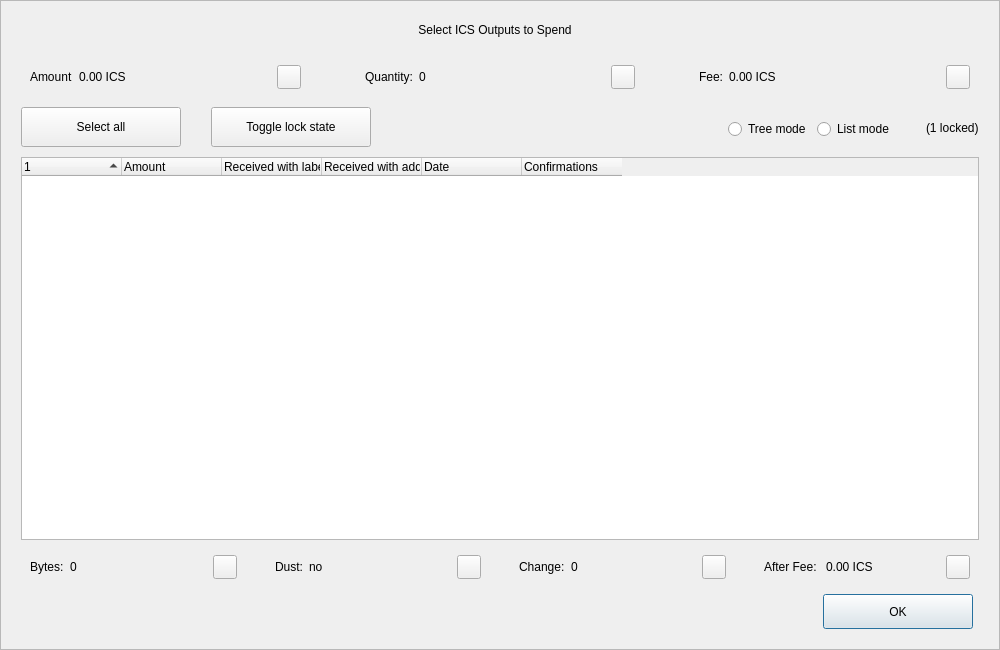
<?xml version="1.0" encoding="UTF-8"?>
<ui version="4.0">
 <class>CoinControlDialog</class>
 <widget class="QDialog" name="CoinControlDialog">
  <property name="geometry">
   <rect>
    <x>0</x>
    <y>0</y>
    <width>1000</width>
    <height>650</height>
   </rect>
  </property>
  <property name="minimumSize">
   <size>
    <width>950</width>
    <height>650</height>
   </size>
  </property>
  <property name="windowTitle">
   <string>Coin Selection</string>
  </property>
  <property name="styleSheet">
   <string notr="true"/>
  </property>
  <layout class="QVBoxLayout" name="verticalLayout">
   <property name="spacing">
    <number>0</number>
   </property>
   <property name="leftMargin">
    <number>0</number>
   </property>
   <property name="topMargin">
    <number>0</number>
   </property>
   <property name="rightMargin">
    <number>0</number>
   </property>
   <property name="bottomMargin">
    <number>0</number>
   </property>
   <item>
    <widget class="QFrame" name="frameContainer">
     <property name="toolTipDuration">
      <number>0</number>
     </property>
     <property name="frameShape">
      <enum>QFrame::StyledPanel</enum>
     </property>
     <property name="frameShadow">
      <enum>QFrame::Raised</enum>
     </property>
     <layout class="QVBoxLayout" name="verticalLayout_2">
      <property name="leftMargin">
       <number>0</number>
      </property>
      <property name="rightMargin">
       <number>0</number>
      </property>
      <property name="bottomMargin">
       <number>20</number>
      </property>
      <item>
       <layout class="QHBoxLayout" name="horizontalLayout_12">
        <property name="spacing">
         <number>0</number>
        </property>
        <property name="leftMargin">
         <number>20</number>
        </property>
        <property name="rightMargin">
         <number>30</number>
        </property>
        <item>
         <spacer name="horizontalSpacer_4">
          <property name="orientation">
           <enum>Qt::Horizontal</enum>
          </property>
          <property name="sizeHint" stdset="0">
           <size>
            <width>40</width>
            <height>20</height>
           </size>
          </property>
         </spacer>
        </item>
        <item>
         <widget class="QLabel" name="labelTitle">
          <property name="minimumSize">
           <size>
            <width>0</width>
            <height>40</height>
           </size>
          </property>
          <property name="maximumSize">
           <size>
            <width>16777215</width>
            <height>40</height>
           </size>
          </property>
          <property name="text">
           <string>Select ICS Outputs to Spend</string>
          </property>
          <property name="alignment">
           <set>Qt::AlignCenter</set>
          </property>
          <property name="margin">
           <number>7</number>
          </property>
         </widget>
        </item>
        <item>
         <spacer name="horizontalSpacer_5">
          <property name="orientation">
           <enum>Qt::Horizontal</enum>
          </property>
          <property name="sizeHint" stdset="0">
           <size>
            <width>40</width>
            <height>20</height>
           </size>
          </property>
         </spacer>
        </item>
       </layout>
      </item>
      <item>
       <layout class="QHBoxLayout" name="horizontalLayout_8">
        <property name="leftMargin">
         <number>20</number>
        </property>
        <property name="rightMargin">
         <number>20</number>
        </property>
        <item>
         <widget class="QWidget" name="layoutAmount" native="true">
          <layout class="QHBoxLayout" name="horizontalLayout_9" stretch="0,1,0">
           <item>
            <widget class="QLabel" name="labelCoinControlAmountText">
             <property name="text">
              <string>Amount</string>
             </property>
            </widget>
           </item>
           <item>
            <widget class="QLabel" name="labelCoinControlAmount">
             <property name="text">
              <string>0.00 ICS</string>
             </property>
            </widget>
           </item>
           <item alignment="Qt::AlignHCenter|Qt::AlignVCenter">
            <widget class="QPushButton" name="pushButtonAmount">
             <property name="minimumSize">
              <size>
               <width>0</width>
               <height>24</height>
              </size>
             </property>
             <property name="maximumSize">
              <size>
               <width>24</width>
               <height>26</height>
              </size>
             </property>
             <property name="focusPolicy">
              <enum>Qt::NoFocus</enum>
             </property>
             <property name="styleSheet">
              <string notr="true">padding-bottom:2px;
padding-right:4px;</string>
             </property>
             <property name="text">
              <string/>
             </property>
            </widget>
           </item>
          </layout>
         </widget>
        </item>
        <item>
         <spacer name="horizontalSpacer_2">
          <property name="orientation">
           <enum>Qt::Horizontal</enum>
          </property>
          <property name="sizeType">
           <enum>QSizePolicy::Fixed</enum>
          </property>
          <property name="sizeHint" stdset="0">
           <size>
            <width>40</width>
            <height>20</height>
           </size>
          </property>
         </spacer>
        </item>
        <item>
         <widget class="QWidget" name="layoutQuantity" native="true">
          <layout class="QHBoxLayout" name="horizontalLayout_10" stretch="0,1,0">
           <item>
            <widget class="QLabel" name="labelCoinControlQuantityText">
             <property name="text">
              <string>Quantity:</string>
             </property>
            </widget>
           </item>
           <item>
            <widget class="QLabel" name="labelCoinControlQuantity">
             <property name="text">
              <string>0</string>
             </property>
            </widget>
           </item>
           <item alignment="Qt::AlignHCenter|Qt::AlignVCenter">
            <widget class="QPushButton" name="pushButtonQuantity">
             <property name="minimumSize">
              <size>
               <width>0</width>
               <height>24</height>
              </size>
             </property>
             <property name="maximumSize">
              <size>
               <width>24</width>
               <height>26</height>
              </size>
             </property>
             <property name="focusPolicy">
              <enum>Qt::NoFocus</enum>
             </property>
             <property name="styleSheet">
              <string notr="true">padding-bottom:2px;
               padding-right:4px;</string>
             </property>
             <property name="text">
              <string/>
             </property>
            </widget>
           </item>
          </layout>
         </widget>
        </item>
        <item>
         <spacer name="horizontalSpacer_22">
          <property name="orientation">
           <enum>Qt::Horizontal</enum>
          </property>
          <property name="sizeType">
           <enum>QSizePolicy::Fixed</enum>
          </property>
          <property name="sizeHint" stdset="0">
           <size>
            <width>40</width>
            <height>20</height>
           </size>
          </property>
         </spacer>
        </item>
        <item>
         <widget class="QWidget" name="layoutFee" native="true">
          <layout class="QHBoxLayout" name="horizontalLayout_11" stretch="0,1,0">
           <item>
            <widget class="QLabel" name="labelCoinControlFeeText">
             <property name="text">
              <string>Fee:</string>
             </property>
            </widget>
           </item>
           <item>
            <widget class="QLabel" name="labelCoinControlFee">
             <property name="text">
              <string>0.00 ICS</string>
             </property>
            </widget>
           </item>
           <item alignment="Qt::AlignHCenter|Qt::AlignVCenter">
            <widget class="QPushButton" name="pushButtonFee">
             <property name="minimumSize">
              <size>
               <width>0</width>
               <height>24</height>
              </size>
             </property>
             <property name="maximumSize">
              <size>
               <width>24</width>
               <height>26</height>
              </size>
             </property>
             <property name="focusPolicy">
              <enum>Qt::NoFocus</enum>
             </property>
             <property name="styleSheet">
              <string notr="true">padding-bottom:2px;
               padding-right:4px;</string>
             </property>
             <property name="text">
              <string/>
             </property>
            </widget>
           </item>
          </layout>
         </widget>
        </item>
       </layout>
      </item>
      <item>
       <widget class="QFrame" name="frame">
        <property name="minimumSize">
         <size>
          <width>0</width>
          <height>40</height>
         </size>
        </property>
        <property name="styleSheet">
         <string notr="true">#frame {
	border:0;
}</string>
        </property>
        <property name="frameShape">
         <enum>QFrame::StyledPanel</enum>
        </property>
        <property name="frameShadow">
         <enum>QFrame::Sunken</enum>
        </property>
        <layout class="QHBoxLayout" name="horizontalLayout">
         <property name="spacing">
          <number>0</number>
         </property>
         <property name="leftMargin">
          <number>20</number>
         </property>
         <property name="topMargin">
          <number>0</number>
         </property>
         <property name="rightMargin">
          <number>20</number>
         </property>
         <property name="bottomMargin">
          <number>0</number>
         </property>
         <item>
          <layout class="QHBoxLayout" name="horizontalLayoutPanel" stretch="0,0,0,0,0,0">
           <property name="spacing">
            <number>20</number>
           </property>
           <item>
            <widget class="QPushButton" name="pushButtonSelectAll">
             <property name="sizePolicy">
              <sizepolicy hsizetype="Maximum" vsizetype="Fixed">
               <horstretch>0</horstretch>
               <verstretch>0</verstretch>
              </sizepolicy>
             </property>
             <property name="minimumSize">
              <size>
               <width>160</width>
               <height>40</height>
              </size>
             </property>
             <property name="maximumSize">
              <size>
               <width>16777215</width>
               <height>40</height>
              </size>
             </property>
             <property name="text">
              <string>Select all</string>
             </property>
             <property name="checkable">
              <bool>true</bool>
             </property>
             <property name="checked">
              <bool>false</bool>
             </property>
             <property name="autoExclusive">
              <bool>false</bool>
             </property>
             <property name="autoDefault">
              <bool>false</bool>
             </property>
            </widget>
           </item>
           <item>
            <spacer name="horizontalSpacer_6">
             <property name="orientation">
              <enum>Qt::Horizontal</enum>
             </property>
             <property name="sizeType">
              <enum>QSizePolicy::Fixed</enum>
             </property>
             <property name="sizeHint" stdset="0">
              <size>
               <width>10</width>
               <height>20</height>
              </size>
             </property>
            </spacer>
           </item>
           <item>
            <widget class="QPushButton" name="pushButtonToggleLock">
             <property name="sizePolicy">
              <sizepolicy hsizetype="Maximum" vsizetype="Fixed">
               <horstretch>0</horstretch>
               <verstretch>0</verstretch>
              </sizepolicy>
             </property>
             <property name="minimumSize">
              <size>
               <width>160</width>
               <height>40</height>
              </size>
             </property>
             <property name="maximumSize">
              <size>
               <width>16777215</width>
               <height>40</height>
              </size>
             </property>
             <property name="text">
              <string>Toggle lock state</string>
             </property>
             <property name="checkable">
              <bool>true</bool>
             </property>
             <property name="autoExclusive">
              <bool>false</bool>
             </property>
             <property name="autoDefault">
              <bool>false</bool>
             </property>
            </widget>
           </item>
           <item>
            <spacer name="horizontalSpacer_7">
             <property name="orientation">
              <enum>Qt::Horizontal</enum>
             </property>
             <property name="sizeType">
              <enum>QSizePolicy::Expanding</enum>
             </property>
             <property name="sizeHint" stdset="0">
              <size>
               <width>30</width>
               <height>20</height>
              </size>
             </property>
            </spacer>
           </item>
           <item alignment="Qt::AlignRight">
            <widget class="QGroupBox" name="groupBox_2">
             <property name="styleSheet">
              <string notr="true">#groupBox_2 {
    background-color:transparent;
    border-radius:0;
}</string>
             </property>
             <property name="title">
              <string/>
             </property>
             <layout class="QHBoxLayout" name="horizontalLayout_14">
              <item>
               <widget class="QRadioButton" name="radioTreeMode">
                <property name="sizePolicy">
                 <sizepolicy hsizetype="Maximum" vsizetype="Fixed">
                  <horstretch>0</horstretch>
                  <verstretch>0</verstretch>
                 </sizepolicy>
                </property>
                <property name="text">
                 <string>Tree mode</string>
                </property>
               </widget>
              </item>
              <item>
               <widget class="QRadioButton" name="radioListMode">
                <property name="sizePolicy">
                 <sizepolicy hsizetype="Maximum" vsizetype="Fixed">
                  <horstretch>0</horstretch>
                  <verstretch>0</verstretch>
                 </sizepolicy>
                </property>
                <property name="text">
                 <string>List mode</string>
                </property>
                <property name="checked">
                 <bool>false</bool>
                </property>
               </widget>
              </item>
             </layout>
            </widget>
           </item>
           <item>
            <widget class="QLabel" name="labelLocked">
             <property name="text">
              <string>(1 locked)</string>
             </property>
            </widget>
           </item>
          </layout>
         </item>
        </layout>
       </widget>
      </item>
      <item>
       <layout class="QHBoxLayout" name="horizontalLayout_13">
        <property name="leftMargin">
         <number>20</number>
        </property>
        <property name="rightMargin">
         <number>20</number>
        </property>
        <item>
         <widget class="CoinControlTreeWidget" name="treeWidget">
          <property name="contextMenuPolicy">
           <enum>Qt::CustomContextMenu</enum>
          </property>
          <property name="styleSheet">
           <string notr="true"/>
          </property>
          <property name="sortingEnabled">
           <bool>false</bool>
          </property>
          <property name="columnCount">
           <number>6</number>
          </property>
          <attribute name="headerShowSortIndicator" stdset="0">
           <bool>true</bool>
          </attribute>
          <attribute name="headerStretchLastSection">
           <bool>false</bool>
          </attribute>
          <column>
           <property name="text">
            <string/>
           </property>
          </column>
          <column>
           <property name="text">
            <string>Amount</string>
           </property>
          </column>
          <column>
           <property name="text">
            <string>Received with label</string>
           </property>
          </column>
          <column>
           <property name="text">
            <string>Received with address</string>
           </property>
          </column>
          <column>
           <property name="text">
            <string>Date</string>
           </property>
          </column>
          <column>
           <property name="text">
            <string>Confirmations</string>
           </property>
           <property name="toolTip">
            <string>Confirmed</string>
           </property>
          </column>
         </widget>
        </item>
       </layout>
      </item>
      <item>
       <layout class="QHBoxLayout" name="horizontalLayout_3">
        <property name="spacing">
         <number>20</number>
        </property>
        <property name="leftMargin">
         <number>20</number>
        </property>
        <property name="rightMargin">
         <number>20</number>
        </property>
        <item>
         <widget class="QWidget" name="layoutBytes" native="true">
          <layout class="QHBoxLayout" name="horizontalLayout_4" stretch="0,1,0">
           <item>
            <widget class="QLabel" name="labelCoinControlBytesText">
             <property name="text">
              <string>Bytes:</string>
             </property>
            </widget>
           </item>
           <item>
            <widget class="QLabel" name="labelCoinControlBytes">
             <property name="text">
              <string>0</string>
             </property>
            </widget>
           </item>
           <item alignment="Qt::AlignHCenter|Qt::AlignVCenter">
            <widget class="QPushButton" name="pushButtonBytes">
             <property name="minimumSize">
              <size>
               <width>0</width>
               <height>24</height>
              </size>
             </property>
             <property name="maximumSize">
              <size>
               <width>24</width>
               <height>26</height>
              </size>
             </property>
             <property name="focusPolicy">
              <enum>Qt::NoFocus</enum>
             </property>
             <property name="styleSheet">
              <string notr="true">padding-bottom:2px;
               padding-right:4px;</string>
             </property>
             <property name="text">
              <string/>
             </property>
            </widget>
           </item>
          </layout>
         </widget>
        </item>
        <item>
         <widget class="QWidget" name="layoutDust" native="true">
          <layout class="QHBoxLayout" name="horizontalLayout_5" stretch="0,1,0">
           <item>
            <widget class="QLabel" name="labelCoinControlLowOutputText">
             <property name="text">
              <string>Dust:</string>
             </property>
            </widget>
           </item>
           <item>
            <widget class="QLabel" name="labelCoinControlLowOutput">
             <property name="text">
              <string>no</string>
             </property>
            </widget>
           </item>
           <item alignment="Qt::AlignHCenter|Qt::AlignVCenter">
            <widget class="QPushButton" name="pushButtonDust">
             <property name="minimumSize">
              <size>
               <width>0</width>
               <height>24</height>
              </size>
             </property>
             <property name="maximumSize">
              <size>
               <width>24</width>
               <height>26</height>
              </size>
             </property>
             <property name="focusPolicy">
              <enum>Qt::NoFocus</enum>
             </property>
             <property name="styleSheet">
              <string notr="true">padding-bottom:2px;
               padding-right:4px;</string>
             </property>
             <property name="text">
              <string/>
             </property>
            </widget>
           </item>
          </layout>
         </widget>
        </item>
        <item>
         <widget class="QWidget" name="layoutChange" native="true">
          <layout class="QHBoxLayout" name="horizontalLayout_6" stretch="0,1,0">
           <item>
            <widget class="QLabel" name="labelCoinControlChangeText">
             <property name="text">
              <string>Change:</string>
             </property>
            </widget>
           </item>
           <item>
            <widget class="QLabel" name="labelCoinControlChange">
             <property name="text">
              <string>0</string>
             </property>
            </widget>
           </item>
           <item alignment="Qt::AlignHCenter|Qt::AlignVCenter">
            <widget class="QPushButton" name="pushButtonChange">
             <property name="minimumSize">
              <size>
               <width>0</width>
               <height>24</height>
              </size>
             </property>
             <property name="maximumSize">
              <size>
               <width>24</width>
               <height>26</height>
              </size>
             </property>
             <property name="focusPolicy">
              <enum>Qt::NoFocus</enum>
             </property>
             <property name="styleSheet">
              <string notr="true">padding-bottom:2px;
               padding-right:4px;</string>
             </property>
             <property name="text">
              <string/>
             </property>
            </widget>
           </item>
          </layout>
         </widget>
        </item>
        <item>
         <widget class="QWidget" name="layoutAfter" native="true">
          <layout class="QHBoxLayout" name="horizontalLayout_7" stretch="0,1,0">
           <item>
            <widget class="QLabel" name="labelCoinControlAfterFeeText">
             <property name="text">
              <string>After Fee: </string>
             </property>
            </widget>
           </item>
           <item>
            <widget class="QLabel" name="labelCoinControlAfterFee">
             <property name="text">
              <string>0.00 ICS</string>
             </property>
            </widget>
           </item>
           <item alignment="Qt::AlignHCenter|Qt::AlignVCenter">
            <widget class="QPushButton" name="pushButtonAlterFee">
             <property name="minimumSize">
              <size>
               <width>0</width>
               <height>24</height>
              </size>
             </property>
             <property name="maximumSize">
              <size>
               <width>24</width>
               <height>26</height>
              </size>
             </property>
             <property name="focusPolicy">
              <enum>Qt::NoFocus</enum>
             </property>
             <property name="styleSheet">
              <string notr="true">padding-bottom:2px;
               padding-right:4px;</string>
             </property>
             <property name="text">
              <string/>
             </property>
            </widget>
           </item>
          </layout>
         </widget>
        </item>
       </layout>
      </item>
      <item>
       <layout class="QHBoxLayout" name="horizontalLayout_2">
        <property name="spacing">
         <number>0</number>
        </property>
        <property name="leftMargin">
         <number>20</number>
        </property>
        <property name="rightMargin">
         <number>26</number>
        </property>
        <item>
         <spacer name="horizontalSpacer_3">
          <property name="orientation">
           <enum>Qt::Horizontal</enum>
          </property>
          <property name="sizeHint" stdset="0">
           <size>
            <width>558</width>
            <height>20</height>
           </size>
          </property>
         </spacer>
        </item>
        <item>
         <widget class="QPushButton" name="pushButtonOk">
          <property name="minimumSize">
           <size>
            <width>150</width>
            <height>35</height>
           </size>
          </property>
          <property name="text">
           <string>OK</string>
          </property>
         </widget>
        </item>
       </layout>
      </item>
     </layout>
    </widget>
   </item>
  </layout>
 </widget>
 <customwidgets>
  <customwidget>
   <class>CoinControlTreeWidget</class>
   <extends>QTreeWidget</extends>
   <header>coincontroltreewidget.h</header>
  </customwidget>
 </customwidgets>
 <resources/>
 <connections/>
</ui>
